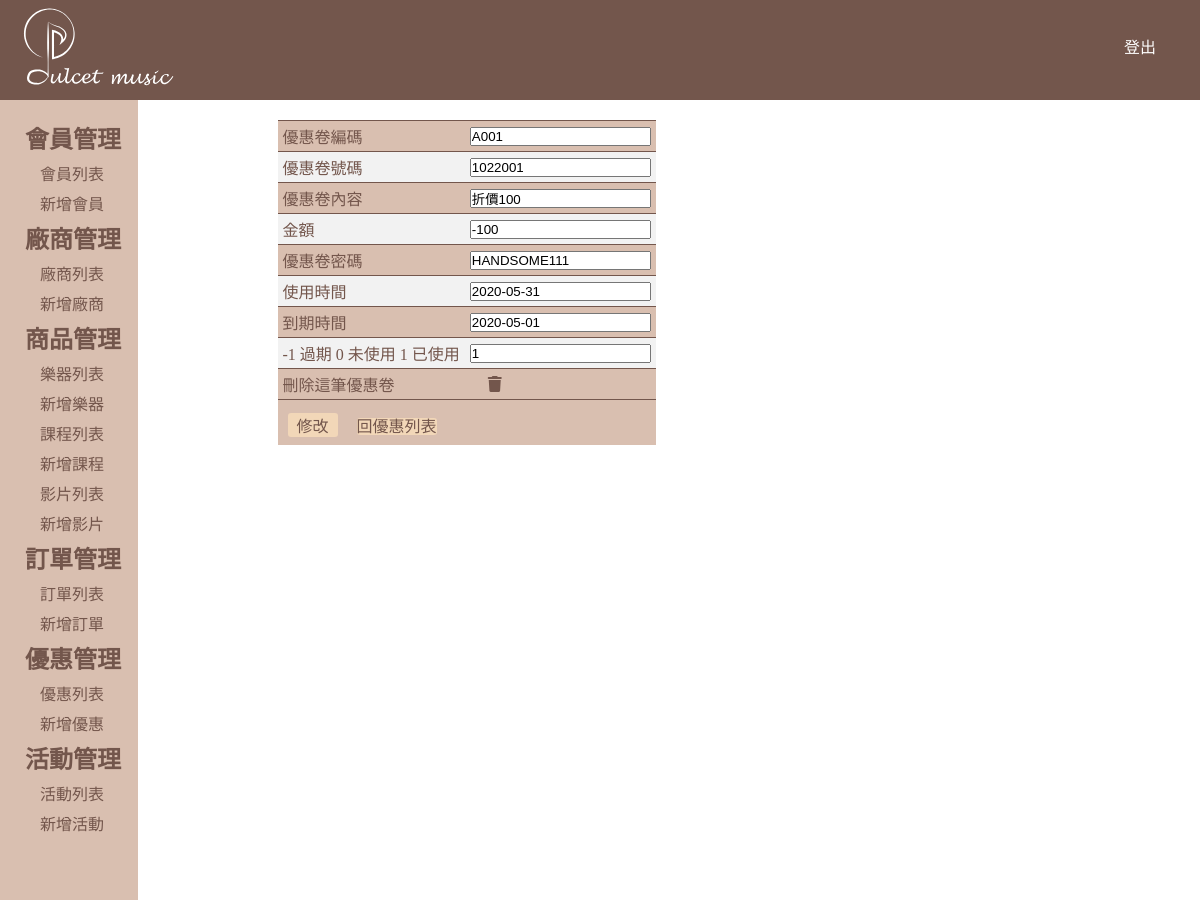
The app's page /Coupon/coupon-edit.php?editId=1 (signed in) with its own data.
### tables this page shows
CREATE TABLE `Coupon` (
  `id` int(20) UNSIGNED NOT NULL COMMENT '流水號',
  `user_id` varchar(11) NOT NULL COMMENT '優惠卷編碼',
  `number` varchar(20) NOT NULL COMMENT '優惠卷號碼',
  `content` varchar(20) NOT NULL COMMENT '優惠卷內容',
  `price` int(8) NOT NULL COMMENT '金額',
  `password` varchar(20) DEFAULT NULL COMMENT '優惠卷密碼',
  `use_date` date NOT NULL COMMENT '使用時間',
  `alidityv` date NOT NULL COMMENT '到期時間',
  `status` tinyint(4) NOT NULL COMMENT '-1 過期 0 未使用 1 已使用',
  `created_at` datetime DEFAULT CURRENT_TIMESTAMP,
  `updated_at` datetime DEFAULT CURRENT_TIMESTAMP ON UPDATE CURRENT_TIMESTAMP
);

### Coupon/coupon-edit.php (the view, shortened to what this page needs)
<?php
require_once('../checkSession.php');
require_once('../db.inc.php');
?>
<html>
<head>
<link rel="stylesheet" type="text/css" href="../css/css-ALL.css">
</head>
<body>
    <header class="header">
                 <figure>
            <img src="../css/logo_rectangle.svg" title="Logo"  style="height:100px">
        </figure>
        <a href="../logout.php?logout=1" style="margin:20px">登出</a>
    </header>
    <div class="wrap">
        <div class="left-wrap">
            <?php require_once("./list.php"); ?>
        </div>
        <div class="right-wrap">
<form name="myForm" method="POST" action="coupon-updateEdit.php" enctype="multipart/form-data">
    <table class="table1">
        <tbody>
        <?php
        $sql = "SELECT `id`,`user_id`,`number`,`content`,`price`,`password`,`alidityv`,`use_date`,`status`
                FROM `Coupon`
                WHERE `id` = ?";
        $arrParam = [(int)$_GET['editId']];
        $stmt = $pdo->prepare($sql);
        $stmt->execute($arrParam);
        $arr = $stmt->fetchAll(PDO::FETCH_ASSOC)[0];
        if(count($arr) > 0) {
        ?>
            <tr>
                <td class="border">優惠卷編碼</td>
                <td class="border">
                    <input type="text" name="user_id" value="<?php echo $arr['user_id']; ?>" maxlength="10" readonly/>
                </td>
            </tr>
            <tr>
                <td class="border">優惠卷號碼</td>
                <td class="border">
                <input type="text" name="number" value="<?php echo $arr['number']; ?>" maxlength="10" />
                </td>
            </tr>
            <tr>
                <td class="border">優惠卷內容</td>
                <td class="border">
                    <input type="text" name="content" value="<?php echo $arr['content']; ?>" maxlength="10" />
                </td>
            </tr>
            <tr>
                <td class="border">金額</td>
                <td class="border">
                    <input type="text" name="price" value="<?php echo $arr['price']; ?>" maxlength="10" />
                </td>
                <tr>
                <td class="border">優惠卷密碼</td>
                <td class="border">
                    <input type="text" name="password"" value="<?php echo $arr['password']; ?>" maxlength="10" />
                </td>
            </tr>
            <tr>
                <td class="border">使用時間</td>
                <td class="border">
                <input type="text" name="alidityv" value="<?php echo $arr['alidityv']; ?>" maxlength="10" />
                </td>
            </tr>
            <tr>
                <td class="border">到期時間</td>
                <td class="border">
                <input type="text" name="use_date" value="<?php echo $arr['use_date']; ?>" maxlength="10" />
                </td>
            </tr>
            <tr>
                <td class="border"> -1 過期 0 未使用 1 已使用</td>
                <td class="border">
                <input type="text" name="status" value="<?php echo $arr['status']; ?>" maxlength="10" />
                </td>
            </tr>
            <tr>
                <td class="border">刪除這筆優惠卷</td>
                <td class="border">
                    <a class="inp-delete" href="./coupon-delete.php?deleteId=<?php echo $arr['id']; ?>"><i class="fas fa-trash"></i></a>
                </td>
            </tr>
        <?php
        } else {
        ?>
            <tr>
                <td class="border" colspan="6">沒有資料</td>
            </tr>
        <?php
        }
        ?>
        </tbody>
        <tfoot>
            <tr>
            <td class="border" colspan="6">
                <input class="inp-addbtn" type="submit" name="smb" value="修改">
                <a class="inp-addbtn" href="./coupon-admin.php" >回優惠列表</a>
        </td>
            </tr>
        </tfoot>
    </table>
</form>
</div>
</body>
</html>

### css/css-ALL.css (style rules this page uses)
:root { --mainFont-family: 微軟正黑體; --color01: #F2D7B8; --color02: #73564C; --color03: #BF8F73; --color04: #D9BFB0; --color05: #f2f2f2; --font-medium: medium; }
* { padding: 0; margin: 0; box-sizing: border-box; }
a { text-decoration: none; }
.header { width: 100%; height: 100px; line-height: 55px; background-color: var(--color02); display: flex; justify-content: space-between; }
.header a { display: block; width: 80px; text-align: center; padding: 0 20px; color:#fff; font-size: var(--font-medium); font-family: var(--mainFont-family); }
.wrap { width: 100%; display:flex; align-items: stretch; }
.left-wrap { width: 13%; min-height: 100vh; background-color: var(--color04); padding-top: 20px; }
.right-wrap { width: 100%; height: 100%; padding: 20px; }
.right-wrap .border { border-top: 1px solid var(--color02); padding: 3px 5px; }
.right-wrap .table1 { margin: 0 120px; border-collapse: collapse; }
.title-form .inp-searchbtn , .inp-addbtn { width: 50px; border: 0; font-size: var(--font-size); color: var(--color02); background-color: var(--color01); font-family: var(--mainFont-family); border-radius: 3px; margin:10px 10px 5px 5px; }
.table1 { min-width: 30%; font-family: var(--mainFont-family); }
.table1 > tbody > tr:nth-child(odd) { background: var(--color04); color: var(--color02); }
.table1 > tbody > tr:nth-child(even) { background: var(--color05); color: var(--color02); }
.right-wrap .inp-delete { display: block; text-align: center; padding: 2px 0; width: 50px; border: 0; font-size: var(--font-medium); color: var(--color02); border-radius: 3px; }
tfoot > tr { background: var(--color04); }

### records on screen
coupon: user_id "A001", number "1022001", content "折價100", price "-100", password "HANDSOME111", alidityv "2020-05-31", use_date "2020-05-01", status "1"
